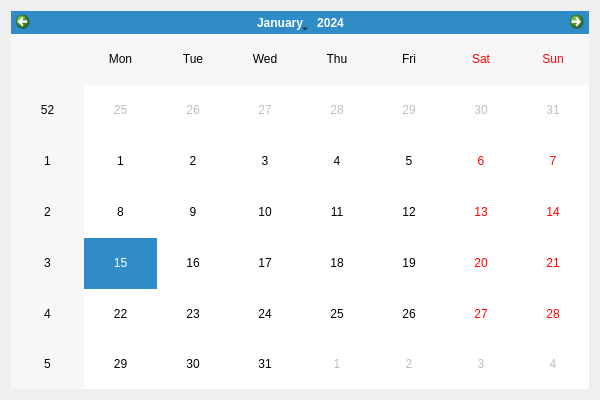
<?xml version="1.0" encoding="UTF-8"?>
<ui version="4.0">
 <class>calClass</class>
 <widget class="QWidget" name="calClass">
  <property name="geometry">
   <rect>
    <x>0</x>
    <y>0</y>
    <width>600</width>
    <height>400</height>
   </rect>
  </property>
  <property name="windowTitle">
   <string>cal</string>
  </property>
  <layout class="QGridLayout" name="gridLayout">
   <item row="0" column="0">
    <widget class="QCalendarWidget" name="calendarWidget"/>
   </item>
  </layout>
 </widget>
 <layoutdefault spacing="6" margin="11"/>
 <resources>
  <include location="cal.qrc"/>
 </resources>
 <connections/>
</ui>
